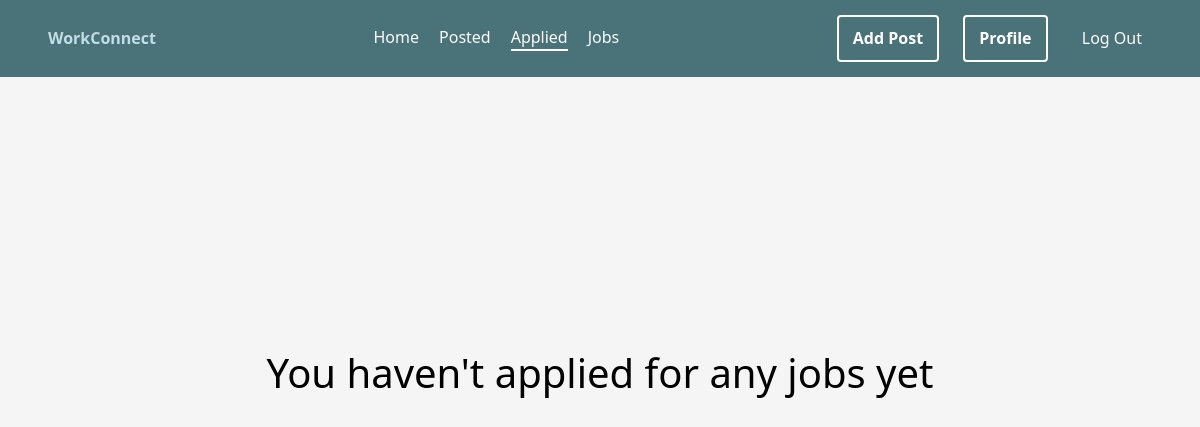
Page /newco/post/applied/ (signed in) on the earlier database version.
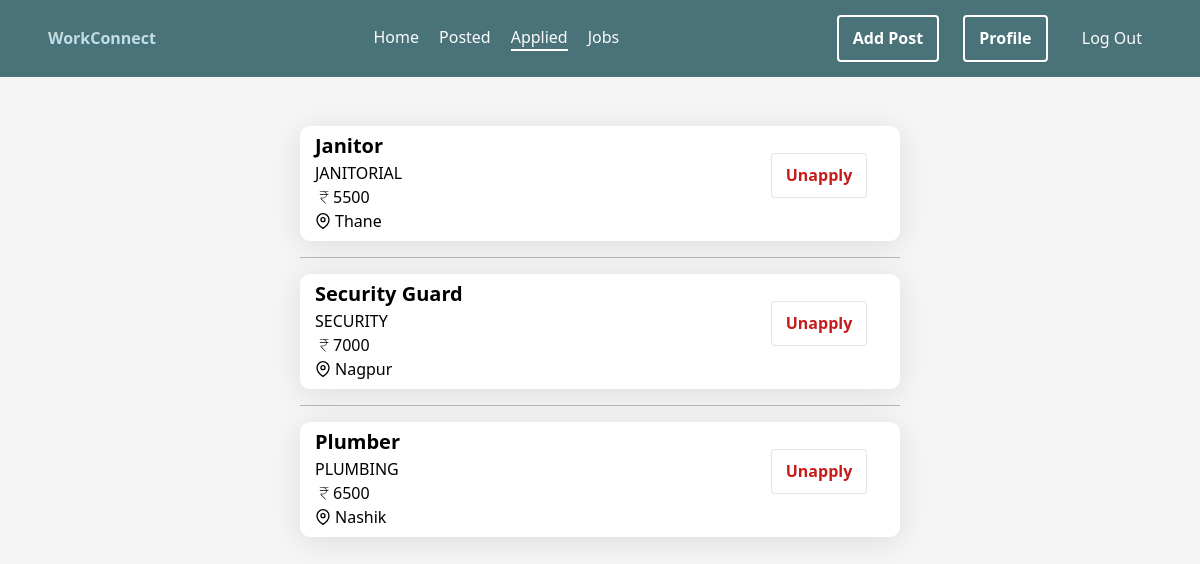
Same page on the later database version.
### newco/models.py (models this page shows, shortened)
class Job(models.Model):
    user = models.ForeignKey(User,on_delete=models.CASCADE)
    title = models.CharField(max_length=255)
    description = models.TextField()
    job_specification = models.CharField(default=None,max_length=255)
    salary = models.CharField(max_length=32)
    location = models.CharField(max_length=32)
    people_applied = models.IntegerField(default=0)
    applied = models.ManyToManyField(User,related_name='users_applied',blank=True)

### newco/views.py (the view)
# urls.py: path('post/applied/',views.apply,name='applied'),
def apply(request:HttpRequest,job_id=None):
    if request.method == 'GET':
        if job_id:
            jobs = Job.objects.get(id=int(job_id))
            jobs.applied.add(request.user)
            messages.success(request,f'Applied for the job')
        jobs = Job.objects.filter(applied=request.user)
        if jobs.count() == 0:
            jobs=None
        else:
            jobs = reversed(jobs)
    return render(request,'newco/postedjobs.html',{'jobs': jobs} )

### newco/templates/newco/postedjobs.html (shortened to what this page needs)
{% extends 'newco/layout.html' %}
{% block body %}
{% if jobs %}
<div class="w-100 h-auto center">
    <div class="w-50 d-block m-3">
        {% for job in jobs %}
        <hr>
            <a href="{% url 'job-profile' job.id %}" class="w-100">
                <div class="post column nothover form w-100 flex-row">
                    <div class="flex-column w-100">
                        <div class="w-100 lead" style="font-weight: 600;">{{ job.title }}</div>
                        <div class="w-100 ">{{ job.job_specification }}</div>
                        <div class="w-100 "><svg xmlns="http://www.w3.org/2000/svg" height="18" width="18" viewBox="50 -850 850 900" stroke-width="2" stroke="black"><path d="M540-172 306-416v-44h114q63 0 116-39.5T588-616H266v-28h320q-11-51-57-83.5T420-760H266v-28h428v28H528q33 17 57 48.5t29 67.5h80v28h-78q2 85-58 134.5T420-432h-90l249 260h-39Z"/></svg>{{ job.salary }}</div>
                        <div class="w-100 " >{{ job.location }}</div>
                    </div>
                </a>
                {% if request.user == job.user %}
                    <div class="w-25 center" style="height: 90px;"><a href="delete/{{ job.id }}"><button type="button" class="del-btn">Delete</button></a></div>
                {% else %}
                    <div class="w-25 center" style="height: 90px;"><a href="{% url 'unapply' job.id %} "><button type="button" class="del-btn">Unapply</button></a></div>
                {% endif %}
            </div>
        {% endfor %}
{% else %}
    <div class="w-100 h-75 center">
        {% if 'applied' in request.path %}
            <div class="display-6 h1">You haven't applied for any jobs yet</div>
        {% elif 'posts' in request.path %}
            <div class="display-6 h1">You haven't posted any jobs yet</div>
        {% endif %}
    </div>
{% endif %}
{% endblock %}

Differences in the rows shown:
added Job: title "Janitor", job_specification "JANITORIAL", salary "5500", location "Thane", shows "Unapply"
added Job: title "Security Guard", job_specification "SECURITY", salary "7000", location "Nagpur", shows "Unapply"
added Job: title "Plumber", job_specification "PLUMBING", salary "6500", location "Nashik", shows "Unapply"
Other differences:
text no longer shown: "You haven't applied for any jobs yet"
